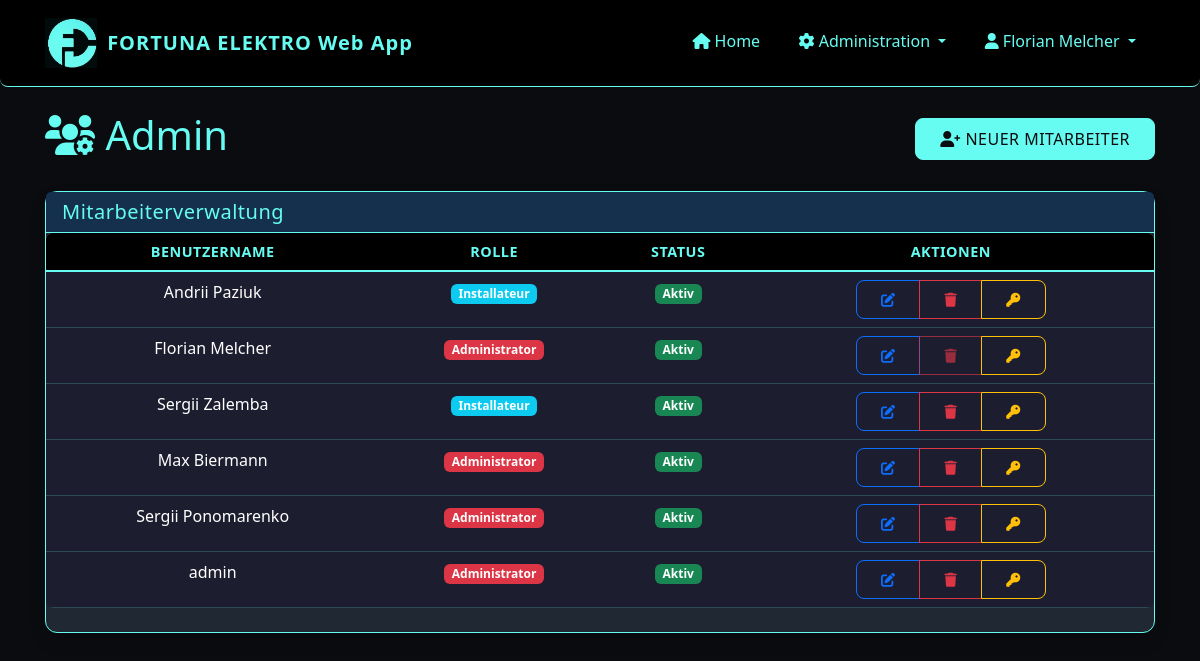
The app's page /custom-admin/users (signed in) with its own data.
### app/models/user.py (models this page shows, shortened)
class User(UserMixin, db.Model):
    id = db.Column(db.Integer, primary_key=True)
    username = db.Column(db.String(64), unique=True, nullable=False)
    password_hash = db.Column(db.String(128), nullable=False)
    password = None  # Virtual field for Flask-Admin, not stored in DB
    role = db.Column(db.String(20), nullable=False, default='installateur')  # 'admin' oder 'installateur'
    is_active = db.Column(db.Boolean, default=True)
    created_at = db.Column(db.DateTime, default=datetime.utcnow)
    projects = db.relationship('Project', backref='creator', lazy='dynamic')
    files = db.relationship('File', backref='uploader', lazy='dynamic')
    timesheets = db.relationship('Timesheet', backref='employee', lazy='dynamic')
    def is_admin(self):
        return self.role == 'admin'

### app/routes/admin.py (the view)
@admin.route('/users', methods=['GET'])
@login_required
@admin_required
def list_users():
    users = User.query.all()
    add_user_form = AddUserForm()
    edit_user_form = EditUserForm()
    reset_password_form = ResetPasswordForm()
    delete_user_form = DeleteUserForm()
    return render_template('admin/users.html',
                          title='Mitarbeiterverwaltung',
                          users=users,
                          add_user_form=add_user_form,
                          edit_user_form=edit_user_form,
                          reset_password_form=reset_password_form,
                          delete_user_form=delete_user_form,
                          current_user=current_user)

### app/models/user.py (called while the page is built)
@login_manager.user_loader
def load_user(id):
    return User.query.get(int(id))

### app/routes/admin.py (called while the page is built)
@admin.before_request
def check_admin():
    if not current_user.is_authenticated or not current_user.is_admin():
        flash('Sie benötigen Administratorrechte, um auf diese Seite zuzugreifen.', 'danger')
        return redirect(url_for('auth.login'))

### app/templates/admin/users.html (shortened to what this page needs)
{% extends "base.html" %}
{% block content %}
<div class="d-flex justify-content-between align-items-center mb-4">
    <h1 style="color: var(--accent)"><i class="fas fa-users-cog"></i> Admin</h1>
    <button type="button" class="btn btn-primary" data-bs-toggle="modal" data-bs-target="#addUserModal">
        <i class="fas fa-user-plus"></i> Neuer Mitarbeiter
    </button>
</div>
<div class="card shadow mb-4">
    <div class="card-header" style="background-color: #14304d; color: var(--accent)">
        <h5 class="mb-0">Mitarbeiterverwaltung</h5>
    </div>
    <div class="card-body p-0">
        {% if users %}
        <div class="table-responsive d-none d-md-block">
            <table class="table table-hover text-center mb-0">
                <thead>
                    <tr>
                        <th class="text-center">Benutzername</th>
                        <th class="text-center">Rolle</th>
                        <th class="text-center">Status</th>
                        <th class="text-center">Aktionen</th>
                    </tr>
                </thead>
                <tbody>
                    {% for user in users %}
                    <tr>
                        <td class="text-center" style="background-color:#1d1d30; color: white">{{ user.username }}</td>
                        <td class="text-center" style="background-color:#1d1d30">
                            {% if user.role == 'admin' %}
                            <span class="badge bg-danger">Administrator</span>
                            {% else %}
                            <span class="badge bg-info">Installateur</span>
                            {% endif %}
                        </td>
                        <td class="text-center" style="background-color: #1d1d30">
                            {% if user.is_active %}
                            <span class="badge bg-success">Aktiv</span>
                            {% else %}
                            <span class="badge bg-secondary">Inaktiv</span>
                            {% endif %}
                        </td>
                        <td class="text-center" style="background-color: #1d1d30">
                            <div class="btn-group">
                                <button type="button" class="btn btn-sm btn-outline-primary"
                                        onclick="editUser('{{ user.id }}', '{{ user.username }}', {{ 'true' if user.role == 'admin' else 'false' }}, {{ 'true' if user.is_active else 'false' }})">
                                    <i class="fas fa-edit"></i>
                                </button>
                                <button type="button" class="btn btn-sm btn-outline-danger"
                                        {% if user.id == current_user.id %}disabled{% endif %}
                                        data-bs-toggle="modal" data-bs-target="#deleteUserModal"
                                        data-user-id="{{ user.id }}" data-username="{{ user.username }}">
                                    <i class="fas fa-trash"></i>
                                </button>
                                <button type="button" class="btn btn-sm btn-outline-warning"
                                        data-bs-toggle="modal" data-bs-target="#resetPasswordModal"
                                        data-user-id="{{ user.id }}" data-username="{{ user.username }}">
                                    <i class="fas fa-key"></i>
                                </button>
                            </div>
                        </td>
                    </tr>
                    {% endfor %}
                </tbody>
            </table>
        </div>
        {% else %}
        <div class="alert alert-info m-3">
            <i class="fas fa-info-circle"></i> Keine Mitarbeiter gefunden.
        </div>
        {% endif %}
    </div>
</div>
{% endblock %}

### app/templates/base.html (shortened to what this page needs)
<!DOCTYPE html>
<html lang="de">
<head>
    <link href="https://cdn.jsdelivr.net/npm/bootstrap@5.3.0/dist/css/bootstrap.min.css" rel="stylesheet">
    <link rel="stylesheet" href="https://cdn.jsdelivr.net/npm/bootstrap-icons@1.11.1/font/bootstrap-icons.css">
    <link rel="stylesheet" href="https://cdnjs.cloudflare.com/ajax/libs/font-awesome/6.0.0/css/all.min.css">
    <link rel="stylesheet" href="{{ url_for('static', filename='css/responsive.css') }}">
</head>
<body>
    <nav class="navbar navbar-expand-lg navbar-dark mb-4">
        <div class="container">
            <a class="navbar-brand d-flex align-items-center" href="{{ url_for('dashboard.index') }}">
                <img src="{{ url_for('static', filename='img/logo1.jpg') }}" alt="Fortuna Elektro Logo">
                <span>FORTUNA ELEKTRO Web App</span>
            </a>
            <div class="collapse navbar-collapse" id="navbarNav">
                <ul class="navbar-nav ms-auto">
                    {% if current_user.is_authenticated %}
                        <li class="nav-item">
                            <a class="nav-link" href="{{ url_for('dashboard.index') }}">
                                <i class="fas fa-home"></i> Home
                            </a>
                        </li>
                        {% if current_user.is_authenticated and current_user.is_admin() %}
                            <li class="nav-item dropdown">
                                <a class="nav-link dropdown-toggle" href="#" role="button" data-bs-toggle="dropdown">
                                    <i class="fas fa-cog"></i> Administration
                                </a>
                            </li>
                        {% endif %}
                        <li class="nav-item dropdown">
                            <a class="nav-link dropdown-toggle" href="#" role="button" data-bs-toggle="dropdown">
                                <i class="fas fa-user"></i> {{ current_user.username }}
                            </a>
                        </li>
                    {% else %}
                        <li class="nav-item">
                            <a class="nav-link" href="{{ url_for('auth.login') }}">
                                <i class="fas fa-sign-in-alt"></i> Anmelden
                            </a>
                        </li>
                    {% endif %}
                </ul>
            </div>
        </div>
    </nav>
    <div class="container content-container">
        {% block content %}{% endblock %}
    </div>
</body>
</html>

### app/static/css/responsive.css (style rules this page uses)
:root { --primary: #0B0C10; --primary-light: #1F2833; --primary-dark: #000000; --accent: #66FCF1; --accent-light: #45A29E; --success: #45A29E; --danger: #FF3B3B; --warning: #FF8F00; --info: #66FCF1; --light-bg: #1F2833; --card-bg: #0B0C10; --text-dark: #FFFFFF; --text-muted: #C5C6C7; --border-radius-sm: 4px; --border-radius-md: 8px; --border-radius-lg: 12px; }
body { background-color: var(--primary); color: var(--text-white); min-height: 100vh; display: flex; flex-direction: column; max-width: 100%; overflow-x: hidden; }
.navbar { background-color: var(--primary-dark) !important; border-bottom: 1px solid var(--accent); padding: 0.8rem 1rem; border-radius: 0 0 var(--border-radius-md) var(--border-radius-md); }
.navbar-brand { color: var(--accent) !important; font-weight: 700; letter-spacing: 1px; display: flex; align-items: center; padding-left: 0 !important; }
.navbar-brand img { margin-right: 10px; height: 50px; width: auto; max-height: 90%; }
.nav-link { color: var(--accent) !important; position: relative; padding: 0.8rem 1.2rem !important; border-bottom: 3px solid transparent; transition: all 0.3s ease; border-radius: var(--border-radius-sm); }
.container { flex: 1; width: 100%; padding-left: 15px; padding-right: 15px; margin-left: auto; margin-right: auto; }
::placeholder { color: var(--accent-light) !important; opacity: 0.8 !important; }
.btn { border-radius: var(--border-radius-md); padding: 0.5rem 1.5rem; transition: all 0.3s ease; text-transform: uppercase; letter-spacing: 0.5px; font-weight: 500; }
.btn-primary { background-color: var(--accent); border-color: var(--accent); color: var(--primary); }
.card { background-color: var(--primary-light); border: 1px solid var(--accent); border-radius: var(--border-radius-lg); }
.card-header { background-color: rgba(102, 252, 241, 0.1); border-bottom: 1px solid var(--accent); font-weight: 600; letter-spacing: 0.5px; color: var(--accent); border-radius: var(--border-radius-lg) var(--border-radius-lg) 0 0; }
.card-body, .card-body p, .card-body label, .card-body .form-text, .card-body small { color: #66d9ff !important; }
.table { color: var(--accent); margin-bottom: 0; }
.table thead th { background-color: var(--primary-dark); color: var(--accent); border-bottom: 2px solid var(--accent); text-transform: uppercase; letter-spacing: 0.5px; font-size: 0.9rem; font-weight: 600; }
.table tbody tr { border-bottom: 1px solid rgba(102, 252, 241, 0.2); }
.table-responsive { display: block; width: 100%; overflow-x: auto; -webkit-overflow-scrolling: touch; border-radius: var(--border-radius-md); margin-bottom: 1.5rem; }
html, body { max-width: 100%; overflow-x: hidden; }
.content-container { margin-bottom: 60px; }

### records on screen
User: username "Florian Melcher", role "Administrator", is_active "Aktiv"
User: username "Andrii Paziuk", role "Installateur", is_active "Aktiv"
User: username "Sergii Zalemba", role "Installateur", is_active "Aktiv"
User: username "Max Biermann", role "Administrator", is_active "Aktiv"
User: username "Sergii Ponomarenko", role "Administrator", is_active "Aktiv"
User: username "admin", role "Administrator", is_active "Aktiv"
